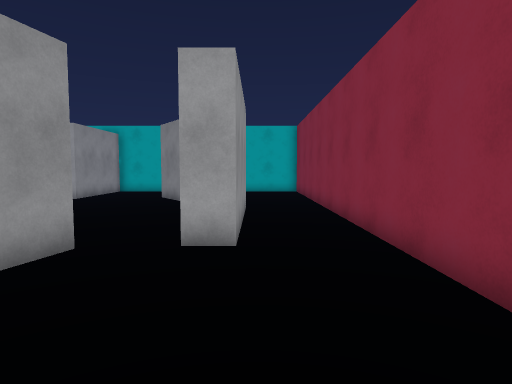
[1] (above)

19 first-person views from a walk through a scene from a Unity 3-D project. The camera is 1.4 m above the floor, tilts 4° down and sees 75° across. The floor is counted in squares, 1 m on a side. Each view is taken from the middle of a square. On the plan, view 1 faces up. The plan holds only what a view shows up to about 15 squares ahead; the rest is blank.

[2]
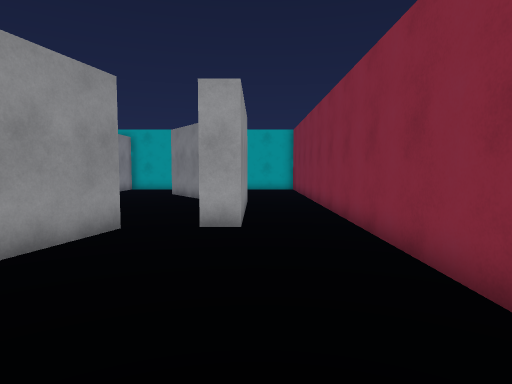

[3]
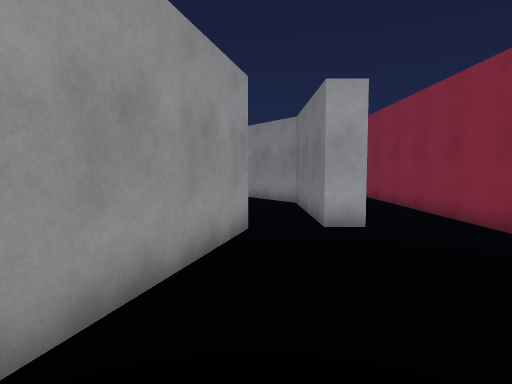

[4]
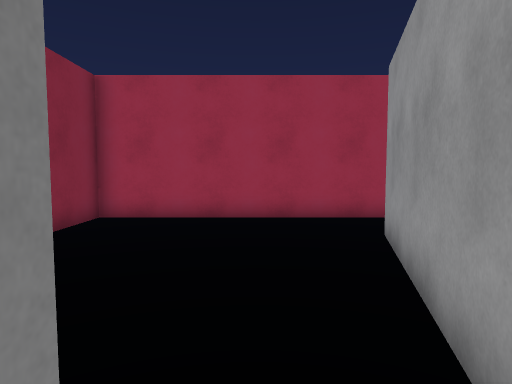

[5]
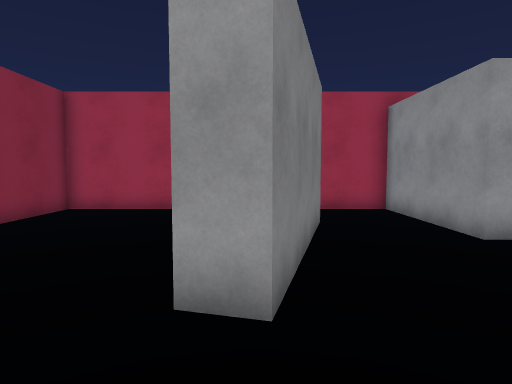

[6]
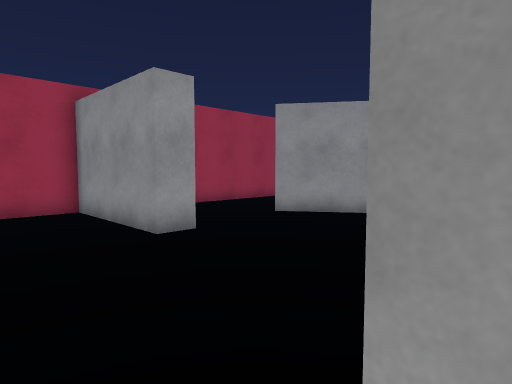

[7]
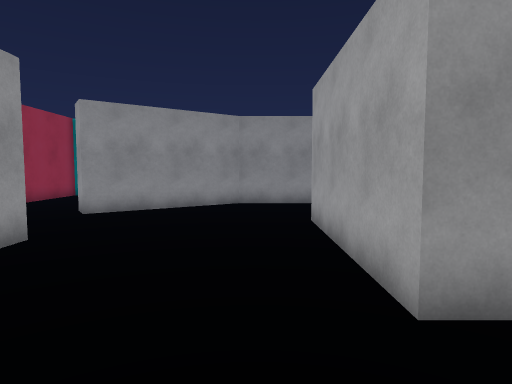

[8]
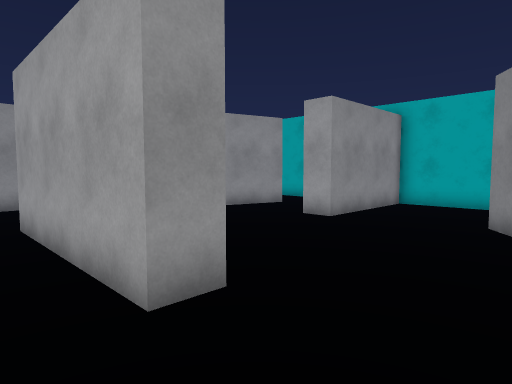

[9]
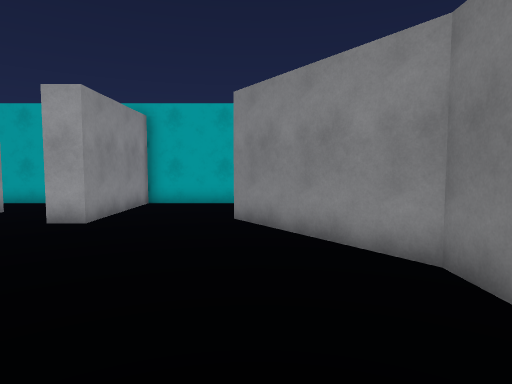

[10]
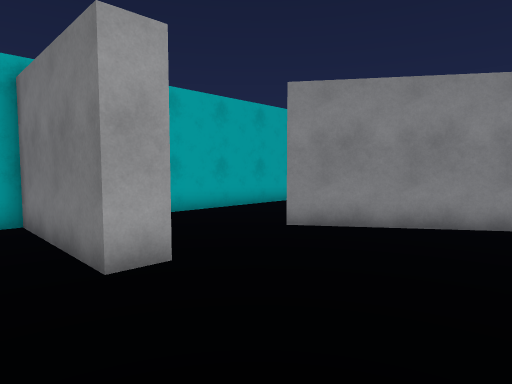

[11]
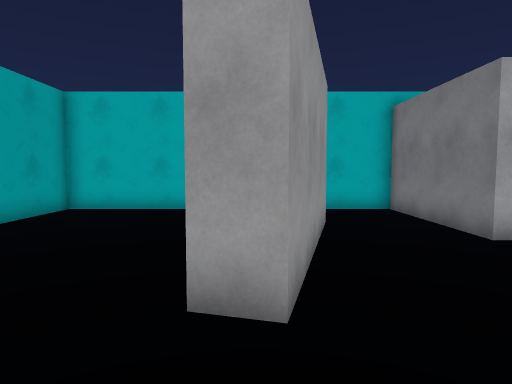

[12]
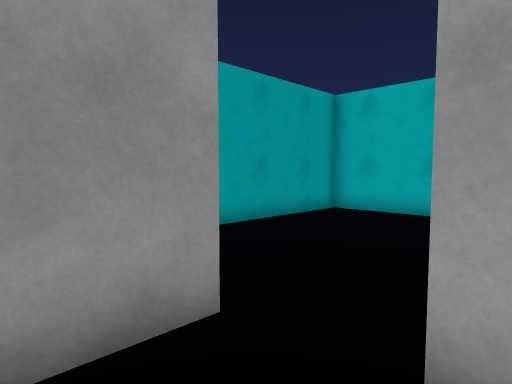

[13]
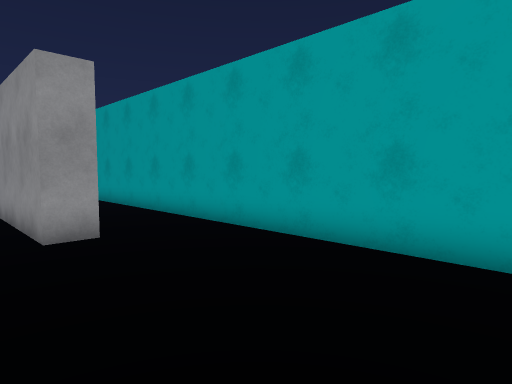

[14]
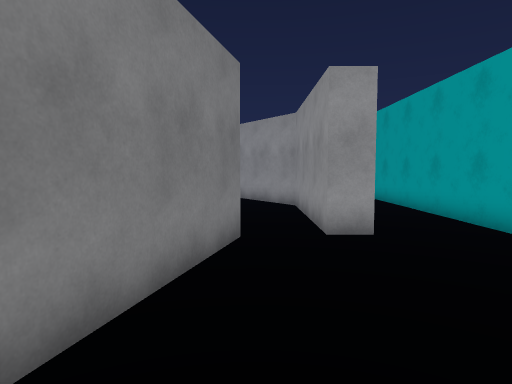

[15]
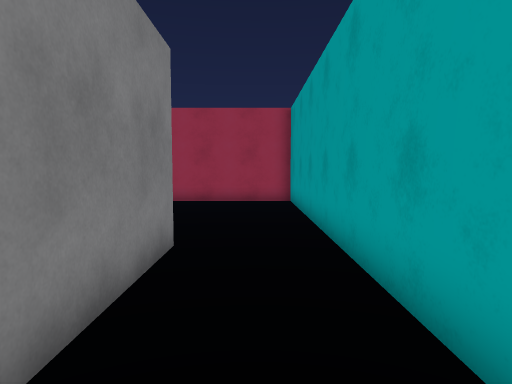

[16]
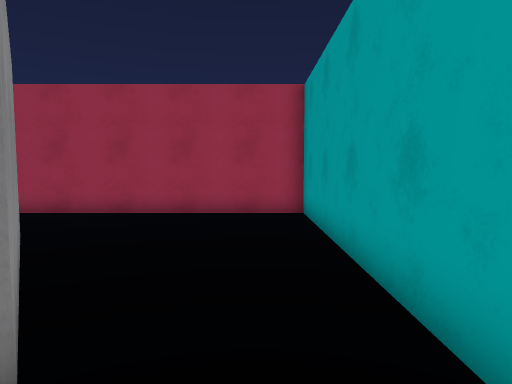

[17]
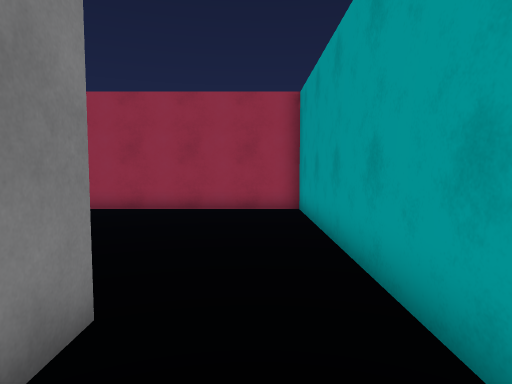

[18]
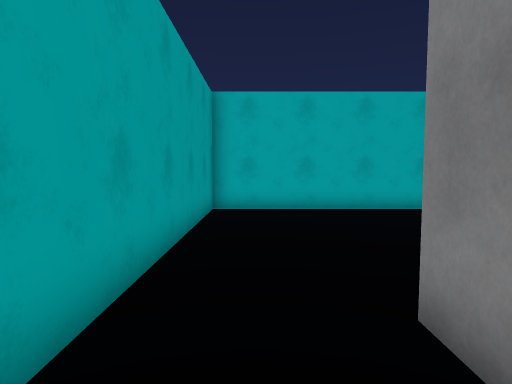

[19]
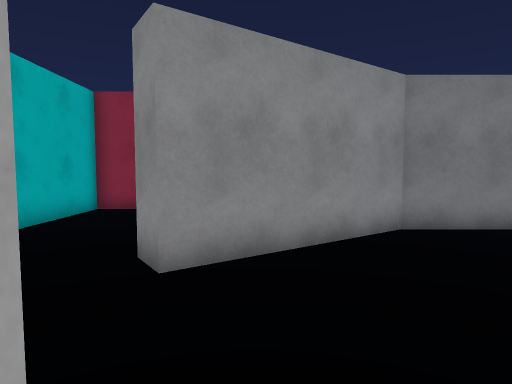

### Floor plan
Points are (right, up) in squares from view 1. A wall is a line through its corners. A room is listed if a view was taken in it or the views show most of it. See-through windows are left out.
Room 1 (views 1, 2, 3)
walls: (-4.5, -2.5) (2.5, -2.5) (2.5, 4.5); (-0.4, 6) (-1.4, 6); (-3.2, 5.8) (-4.7, -0.1)
Room 2 (views 4, 5, 6, 7, 8, 9, 10, 11, 12, 13, 14, 15, 16, 17, 18, 19)
walls: (-6, 9.5) (-6, 8.5) (-12, 8.5); (-8.3, 15.5) (-9.4, 15.5) (-9.4, 20.5) (-20.5, 20.5) (-20.5, -2.5) (-11.5, -2.5); (-16.5, 12) (-16.5, 6.3) (-13.2, 1.7) (-14.1, 1.1) (-17.5, 6) (-17.5, 12) (-16.5, 12); (-9.6, 2.5) (-8.5, 2.5) (-8.5, -2.5) (-4.5, -2.5); (-12.1, 17.8) (-13.7, 11.9) (-14.7, 12.2) (-13.4, 17); (-1.4, 6) (-1.4, 11.6) (-4.6, 16.3) (-3.8, 16.9); (-0.4, 11.7) (-0.4, 6); (-5.7, 0.3) (-4.2, 6) (-3.2, 5.8); (2.5, 4.5) (2.5, 15); (2.5, 19.1) (2.5, 20.5) (-8.5, 20.5) (-8.5, 15.4)

Positions as (right, up) in squares from view 1, and headings:
1: (0, 0), facing up
2: (0, -2), facing up
3: (-3, -2), facing up
4: (-2, 7), facing down
5: (-4, 9), facing down
6: (-5, 9), facing down-left
7: (-3, 7), facing left
8: (-3, 7), facing up-left
9: (-4, 7), facing up
10: (-11, 11), facing up-right
11: (-14, 9), facing up
12: (-14, 10), facing up-left
13: (-15, 19), facing down-left
14: (-15, 19), facing down
15: (-19, 12), facing down
16: (-19, 8), facing down
17: (-19, 9), facing down
18: (-19, 9), facing up
19: (-9, 15), facing right
